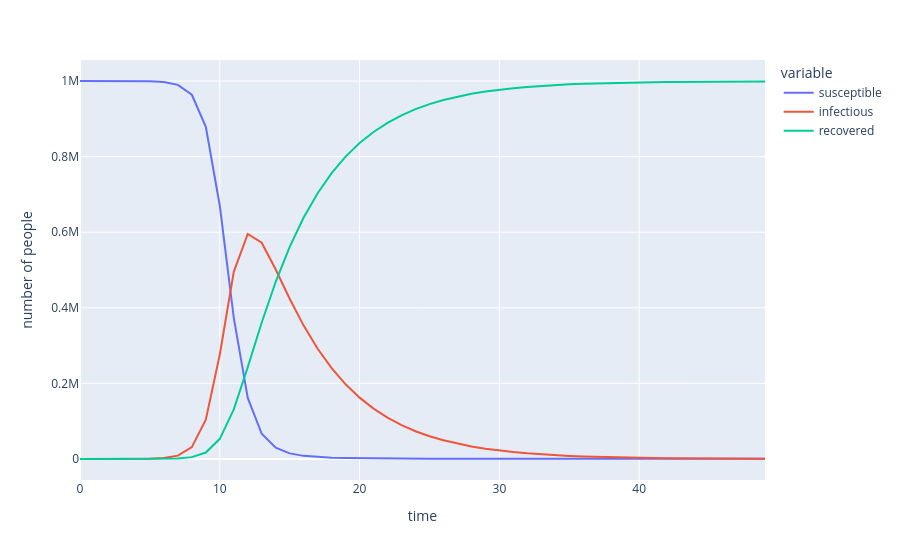

Write notebook code for a chart like this one.
### Markdown cell above
### Running the model
Now we have a model set up that we're ready to run. The model is expecting us to give it some parameters, because this is what we promised when we said that the rate of infection and recovery were set with a `Parameter` object. Run this cell and then feel free to adjust the parameters to see how the behaviour of the model changes.

### Code cell
parameters = {"effective_contact_rate": 1.5, "recovery_rate": 0.2}

def get_runner(epi_model):
    istate = build_istate(epi_model.cmap, epi_model.base_pops, epi_model.pop_splits)
    cmodel = CompartmentalModelODE(epi_model.cmap, epi_model.flows)
    runner = cmodel.get_runner(len(epi_model.times), dti_to_epoch(epi_model.times), True)
    return runner, istate

runner, istate = get_runner(epi_model)
results = epi_model.run(parameters)
results["compartments"].to_pandas_df().plot(labels={"index": "time", "value": "number of people"})

### Figure 1 — Plotly figure (JSON) as saved in the notebook; plotly's stock layout.template omitted (floating-point values rounded to 4 significant figures)
{"data": [{"hovertemplate": "variable=susceptible<br>time=%{x}<br>number of people=%{y}<extra></extra>", "legendgroup": "susceptible", "line": {"color": "#636efa", "dash": "solid"}, "marker": {"symbol": "circle"}, "mode": "lines", "name": "susceptible", "orientation": "v", "showlegend": true, "type": "scatter", "x": [0, 1, 2, 3, 4, 5, 6, 7, 8, 9, 10, 11, 12, 13, 14, 15, 16, 17, 18, 19, 20, 21, 22, 23, 24, 25, 26, 27, 28, 29, 30, 31, 32, 33, 34, 35, 36, 37, 38, 39, 40, 41, 42, 43, 44, 45, 46, 47, 48, 49], "xaxis": "x", "y": [1000000.0, 1000000.0, 1000000.0, 999900.0, 999800.0, 999200.0, 997200.0, 989800.0, 963600.0, 879000.0, 670000.0, 373400.0, 161600.0, 66630.0, 29710.0, 14850.0, 8301.0, 5125.0, 3443.0, 2481.0, 1896.0, 1520.0, 1268.0, 1092.0, 967.0, 874.9, 806.1, 753.6, 713.2, 681.7, 657.0, 637.3, 621.7, 609.2, 599.1, 590.9, 584.3, 579.0, 574.7, 571.1, 568.2, 565.9, 564.0, 562.4, 561.1, 560.1, 559.2, 558.5, 558.0, 557.5], "yaxis": "y"}, {"hovertemplate": "variable=infectious<br>time=%{x}<br>number of people=%{y}<extra></extra>", "legendgroup": "infectious", "line": {"color": "#EF553B", "dash": "solid"}, "marker": {"symbol": "circle"}, "mode": "lines", "name": "infectious", "orientation": "v", "showlegend": true, "type": "scatter", "x": [0, 1, 2, 3, 4, 5, 6, 7, 8, 9, 10, 11, 12, 13, 14, 15, 16, 17, 18, 19, 20, 21, 22, 23, 24, 25, 26, 27, 28, 29, 30, 31, 32, 33, 34, 35, 36, 37, 38, 39, 40, 41, 42, 43, 44, 45, 46, 47, 48, 49], "xaxis": "x", "y": [1.0, 3.669, 13.46, 49.4, 181.2, 664.6, 2433.0, 8850.0, 31480.0, 103800.0, 276600.0, 495200.0, 595400.0, 572200.0, 501500.0, 423800.0, 352900.0, 291700.0, 240400.0, 197700.0, 162400.0, 133300.0, 109300.0, 89670.0, 73530.0, 60290.0, 49420.0, 40510.0, 33200.0, 27210.0, 22300.0, 18280.0, 14980.0, 12270.0, 10060.0, 8243.0, 6754.0, 5535.0, 4536.0, 3717.0, 3045.0, 2496.0, 2045.0, 1676.0, 1373.0, 1125.0, 921.9, 755.4, 619.0, 507.2], "yaxis": "y"}, {"hovertemplate": "variable=recovered<br>time=%{x}<br>number of people=%{y}<extra></extra>", "legendgroup": "recovered", "line": {"color": "#00cc96", "dash": "solid"}, "marker": {"symbol": "circle"}, "mode": "lines", "name": "recovered", "orientation": "v", "showlegend": true, "type": "scatter", "x": [0, 1, 2, 3, 4, 5, 6, 7, 8, 9, 10, 11, 12, 13, 14, 15, 16, 17, 18, 19, 20, 21, 22, 23, 24, 25, 26, 27, 28, 29, 30, 31, 32, 33, 34, 35, 36, 37, 38, 39, 40, 41, 42, 43, 44, 45, 46, 47, 48, 49], "xaxis": "x", "y": [0.0, 0.4107, 1.918, 7.446, 27.73, 102.1, 374.7, 1369.0, 4948.0, 17200.0, 53400.0, 131300.0, 243000.0, 361100.0, 468800.0, 561300.0, 638800.0, 703100.0, 756200.0, 799900.0, 835700.0, 865200.0, 889400.0, 909200.0, 925500.0, 938800.0, 949800.0, 958700.0, 966100.0, 972100.0, 977000.0, 981100.0, 984400.0, 987100.0, 989300.0, 991200.0, 992700.0, 993900.0, 994900.0, 995700.0, 996400.0, 996900.0, 997400.0, 997800.0, 998100.0, 998300.0, 998500.0, 998700.0, 998800.0, 998900.0], "yaxis": "y"}], "layout": {"legend": {"title": {"text": "variable"}, "tracegroupgap": 0}, "margin": {"t": 60}, "xaxis": {"anchor": "y", "domain": [0, 1], "title": {"text": "time"}}, "yaxis": {"anchor": "x", "domain": [0, 1], "title": {"text": "number of people"}}}}
